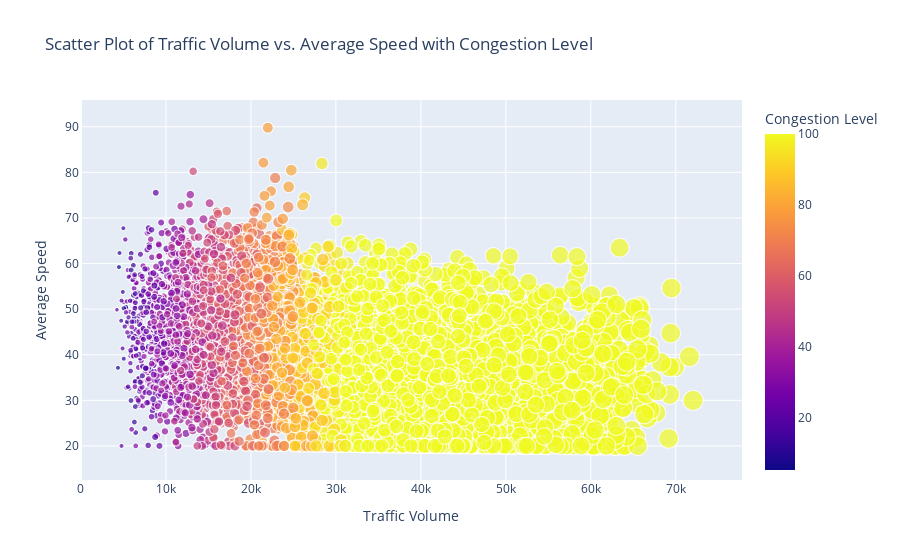

Notebook cell for this chart:
### Code cell
fig = px.scatter(df, x='Traffic Volume', y='Average Speed', color='Congestion Level', 
                 size='Traffic Volume', hover_data=['Area Name', 'Road/Intersection Name'],
                 title="Scatter Plot of Traffic Volume vs. Average Speed with Congestion Level")
fig.show()

### Figure 1 — Plotly figure (JSON) as saved in the notebook; plotly's stock layout.template omitted (floating-point values rounded to 4 significant figures; data arrays with more than 128 entries replaced by an {"elided": "..."} marker saying what was removed)
{"data": [{"customdata": {"elided": "8936x2 str values"}, "hovertemplate": "Traffic Volume=%{marker.size}<br>Average Speed=%{y}<br>Area Name=%{customdata[0]}<br>Road/Intersection Name=%{customdata[1]}<br>Congestion Level=%{marker.color}<extra></extra>", "legendgroup": "", "marker": {"color": {"elided": "8936 float values"}, "coloraxis": "coloraxis", "size": {"elided": "8936 int values"}, "sizemode": "area", "sizeref": 180.1, "symbol": "circle"}, "mode": "markers", "name": "", "showlegend": false, "type": "scattergl", "x": {"elided": "8936 int values"}, "xaxis": "x", "y": {"elided": "8936 float values"}, "yaxis": "y"}], "layout": {"autosize": true, "coloraxis": {"colorbar": {"title": {"text": "Congestion Level"}}, "colorscale": [[0, "#0d0887"], [0.1111, "#46039f"], [0.2222, "#7201a8"], [0.3333, "#9c179e"], [0.4444, "#bd3786"], [0.5556, "#d8576b"], [0.6667, "#ed7953"], [0.7778, "#fb9f3a"], [0.8889, "#fdca26"], [1, "#f0f921"]]}, "legend": {"itemsizing": "constant", "tracegroupgap": 0}, "title": {"text": "Scatter Plot of Traffic Volume vs. Average Speed with Congestion Level"}, "xaxis": {"anchor": "y", "autorange": true, "domain": [0, 1], "range": [28.1, 77310.0], "title": {"text": "Traffic Volume"}, "type": "linear"}, "yaxis": {"anchor": "x", "autorange": true, "domain": [0, 1], "range": [7.838, 98.75], "title": {"text": "Average Speed"}, "type": "linear"}}}
